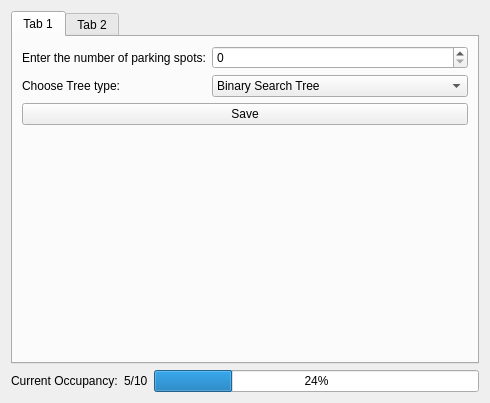
<?xml version="1.0" encoding="UTF-8"?>
<ui version="4.0">
 <class>Form</class>
 <widget class="QWidget" name="Form">
  <property name="geometry">
   <rect>
    <x>0</x>
    <y>0</y>
    <width>490</width>
    <height>403</height>
   </rect>
  </property>
  <property name="windowTitle">
   <string>Form</string>
  </property>
  <layout class="QGridLayout" name="gridLayout">
   <item row="2" column="1">
    <widget class="QLabel" name="label_exactCount">
     <property name="text">
      <string>5/10</string>
     </property>
    </widget>
   </item>
   <item row="2" column="2">
    <widget class="QProgressBar" name="progressBar_capacity">
     <property name="value">
      <number>24</number>
     </property>
    </widget>
   </item>
   <item row="2" column="0">
    <widget class="QLabel" name="label_capacity">
     <property name="text">
      <string>Current Occupancy:</string>
     </property>
    </widget>
   </item>
   <item row="0" column="0" colspan="3">
    <widget class="QTabWidget" name="tabWidget">
     <property name="currentIndex">
      <number>0</number>
     </property>
     <property name="documentMode">
      <bool>false</bool>
     </property>
     <widget class="QWidget" name="tab">
      <attribute name="title">
       <string>Tab 1</string>
      </attribute>
      <layout class="QFormLayout" name="formLayout">
       <item row="0" column="0">
        <widget class="QLabel" name="label_noOfSpots">
         <property name="text">
          <string>Enter the number of parking spots:</string>
         </property>
        </widget>
       </item>
       <item row="0" column="1">
        <widget class="QSpinBox" name="spin_noOfSpots"/>
       </item>
       <item row="1" column="0">
        <widget class="QLabel" name="label_treeTypes">
         <property name="text">
          <string>Choose Tree type:</string>
         </property>
        </widget>
       </item>
       <item row="1" column="1">
        <widget class="QComboBox" name="comboBox_treeTypes">
         <item>
          <property name="text">
           <string>Binary Search Tree</string>
          </property>
         </item>
         <item>
          <property name="text">
           <string>AVL Tree</string>
          </property>
         </item>
         <item>
          <property name="text">
           <string>Red Black Tree</string>
          </property>
         </item>
        </widget>
       </item>
       <item row="2" column="0" colspan="2">
        <widget class="QPushButton" name="pushButton_saveConfig">
         <property name="text">
          <string>Save</string>
         </property>
        </widget>
       </item>
      </layout>
     </widget>
     <widget class="QWidget" name="tab_2">
      <attribute name="title">
       <string>Tab 2</string>
      </attribute>
      <layout class="QGridLayout" name="gridLayout_2">
       <item row="1" column="0" colspan="2">
        <widget class="Line" name="line">
         <property name="orientation">
          <enum>Qt::Orientation::Horizontal</enum>
         </property>
        </widget>
       </item>
       <item row="2" column="0">
        <widget class="QPushButton" name="pushButton_enter">
         <property name="text">
          <string>I'd like to find a spot to park</string>
         </property>
        </widget>
       </item>
       <item row="3" column="0" colspan="2">
        <widget class="QLabel" name="label_message">
         <property name="text">
          <string>TextLabel</string>
         </property>
        </widget>
       </item>
       <item row="0" column="1">
        <widget class="QLineEdit" name="lineEdit_enterRegNo"/>
       </item>
       <item row="2" column="1">
        <widget class="QPushButton" name="pushButton_leave">
         <property name="text">
          <string>I'm leaving</string>
         </property>
        </widget>
       </item>
       <item row="0" column="0">
        <widget class="QLabel" name="label_enterRegNo">
         <property name="text">
          <string>Enter your vehicle Reg.No: </string>
         </property>
        </widget>
       </item>
       <item row="4" column="0">
        <widget class="QPushButton" name="pushButton_2">
         <property name="text">
          <string>Print Receipt</string>
         </property>
        </widget>
       </item>
       <item row="4" column="1">
        <widget class="QPushButton" name="pushButton_1">
         <property name="text">
          <string>Clear</string>
         </property>
        </widget>
       </item>
      </layout>
     </widget>
    </widget>
   </item>
  </layout>
 </widget>
 <resources/>
 <connections/>
</ui>
